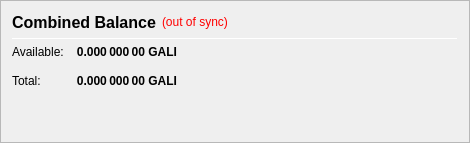
                   <widget class="QFrame" name="frame_CombinedBalances">
                    <property name="minimumSize">
                     <size>
                      <width>470</width>
                      <height>0</height>
                     </size>
                    </property>
                    <property name="frameShape">
                     <enum>QFrame::StyledPanel</enum>
                    </property>
                    <property name="frameShadow">
                     <enum>QFrame::Raised</enum>
                    </property>
                    <layout class="QVBoxLayout" name="verticalLayout_5">
                     <item>
                      <layout class="QHBoxLayout" name="horizontalLayout_5" stretch="0,0,0">
                       <item>
                        <widget class="QLabel" name="label_5z">
                         <property name="minimumSize">
                          <size>
                           <width>0</width>
                           <height>20</height>
                          </size>
                         </property>
                         <property name="font">
                          <font>
                           <pointsize>12</pointsize>
                           <weight>75</weight>
                           <bold>true</bold>
                          </font>
                         </property>
                         <property name="toolTip">
                          <string>Combined Balance (including unconfirmed and immature coins)</string>
                         </property>
                         <property name="text">
                          <string>Combined Balance</string>
                         </property>
                        </widget>
                       </item>
                       <item>
                        <widget class="QLabel" name="labelWalletStatus">
                         <property name="cursor">
                          <cursorShape>WhatsThisCursor</cursorShape>
                         </property>
                         <property name="toolTip">
                          <string>The displayed information may be out of date. Your wallet automatically synchronizes with the Galilel network after a connection is established, but this process has not completed yet.</string>
                         </property>
                         <property name="styleSheet">
                          <string notr="true">QLabel { color: red; }</string>
                         </property>
                         <property name="text">
                          <string notr="true">(out of sync)</string>
                         </property>
                         <property name="alignment">
                          <set>Qt::AlignLeading|Qt::AlignLeft|Qt::AlignVCenter</set>
                         </property>
                        </widget>
                       </item>
                       <item>
                        <spacer name="horizontalSpacer_1">
                         <property name="orientation">
                          <enum>Qt::Horizontal</enum>
                         </property>
                         <property name="sizeHint" stdset="0">
                          <size>
                           <width>40</width>
                           <height>20</height>
                          </size>
                         </property>
                        </spacer>
                       </item>
                      </layout>
                     </item>
                     <item>
                      <widget class="Line" name="line_CombinedBalance">
                       <property name="minimumSize">
                        <size>
                         <width>0</width>
                         <height>1</height>
                        </size>
                       </property>
                       <property name="maximumSize">
                        <size>
                         <width>16777215</width>
                         <height>1</height>
                        </size>
                       </property>
                       <property name="orientation">
                        <enum>Qt::Horizontal</enum>
                       </property>
                      </widget>
                     </item>
                     <item>
                      <layout class="QGridLayout" name="gridLayout_3">
                       <property name="spacing">
                        <number>12</number>
                       </property>
                       <item row="1" column="0">
                        <widget class="QLabel" name="labelBalanceTextz">
                         <property name="text">
                          <string>Available:</string>
                         </property>
                        </widget>
                       </item>
                       <item row="1" column="1">
                        <widget class="QLabel" name="labelBalancez">
                         <property name="font">
                          <font>
                           <weight>75</weight>
                           <bold>true</bold>
                          </font>
                         </property>
                         <property name="cursor">
                          <cursorShape>IBeamCursor</cursorShape>
                         </property>
                         <property name="toolTip">
                          <string>Your current spendable balance</string>
                         </property>
                         <property name="text">
                          <string notr="true">0.000 000 00 GALI</string>
                         </property>
                         <property name="alignment">
                          <set>Qt::AlignRight|Qt::AlignTrailing|Qt::AlignVCenter</set>
                         </property>
                         <property name="textInteractionFlags">
                          <set>Qt::LinksAccessibleByMouse|Qt::TextSelectableByKeyboard|Qt::TextSelectableByMouse</set>
                         </property>
                        </widget>
                       </item>
                       <item row="2" column="0">
                        <widget class="QLabel" name="labelTotalTextz">
                         <property name="text">
                          <string>Total:</string>
                         </property>
                        </widget>
                       </item>
                       <item row="2" column="1">
                        <widget class="QLabel" name="labelTotalz">
                         <property name="font">
                          <font>
                           <weight>75</weight>
                           <bold>true</bold>
                          </font>
                         </property>
                         <property name="cursor">
                          <cursorShape>IBeamCursor</cursorShape>
                         </property>
                         <property name="toolTip">
                          <string>Total Balance, including all unavailable coins.</string>
                         </property>
                         <property name="text">
                          <string notr="true">0.000 000 00 GALI</string>
                         </property>
                         <property name="alignment">
                          <set>Qt::AlignRight|Qt::AlignTrailing|Qt::AlignVCenter</set>
                         </property>
                         <property name="textInteractionFlags">
                          <set>Qt::LinksAccessibleByMouse|Qt::TextSelectableByKeyboard|Qt::TextSelectableByMouse</set>
                         </property>
                        </widget>
                       </item>
                       <item row="2" column="3">
                        <spacer name="horizontalSpacer_2">
                         <property name="orientation">
                          <enum>Qt::Horizontal</enum>
                         </property>
                         <property name="sizeHint" stdset="0">
                          <size>
                           <width>40</width>
                           <height>20</height>
                          </size>
                         </property>
                        </spacer>
                       </item>
                      </layout>
                     </item>
                     <item>
                      <spacer name="verticalSpacer_1">
                       <property name="orientation">
                        <enum>Qt::Vertical</enum>
                       </property>
                       <property name="sizeHint" stdset="0">
                        <size>
                         <width>20</width>
                         <height>40</height>
                        </size>
                       </property>
                      </spacer>
                     </item>
                    </layout>
                   </widget>
